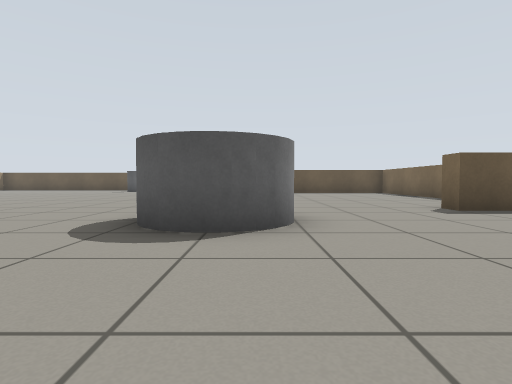
[1] (above)

16 first-person views from a walk through a world built for the Gazebo simulator. The camera is 0.51 m above the floor, tilts 2° down and sees 80° across. The floor is counted in squares, 1 m on a side. Each view is taken from the middle of a square. On the plan, view 1 faces up. The plan holds only what a view shows up to about 9 squares ahead; the rest is blank.

[2]
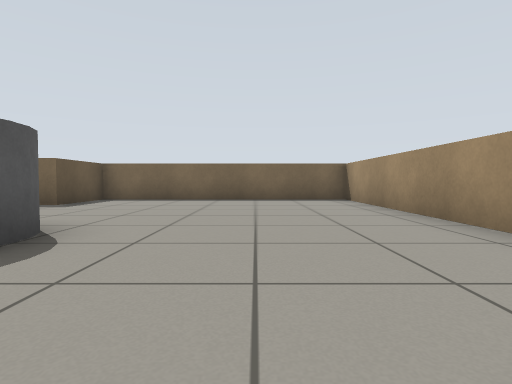

[3]
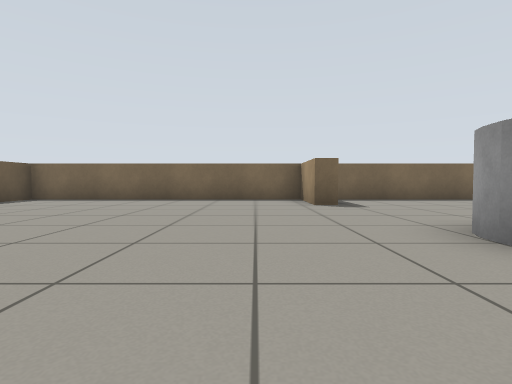

[4]
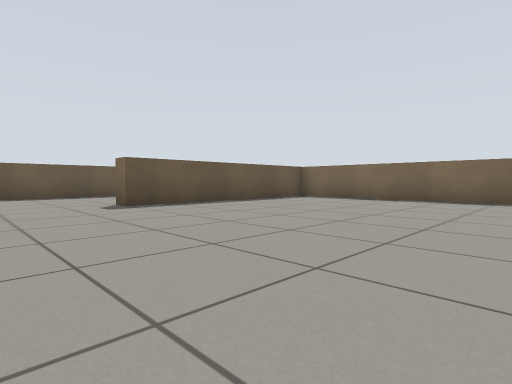

[5]
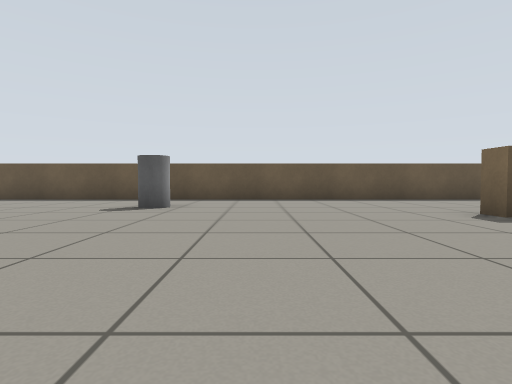

[6]
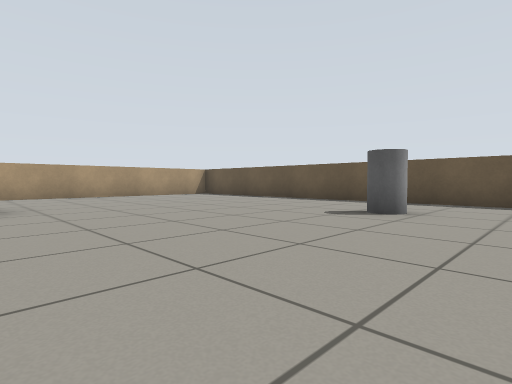

[7]
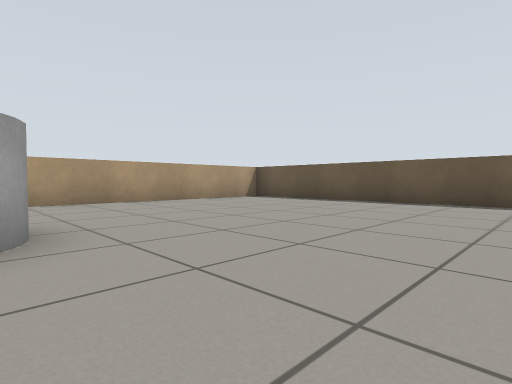

[8]
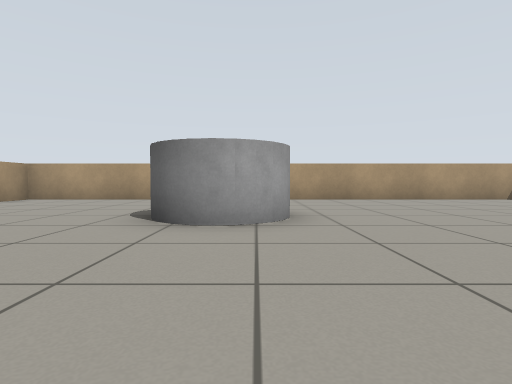

[9]
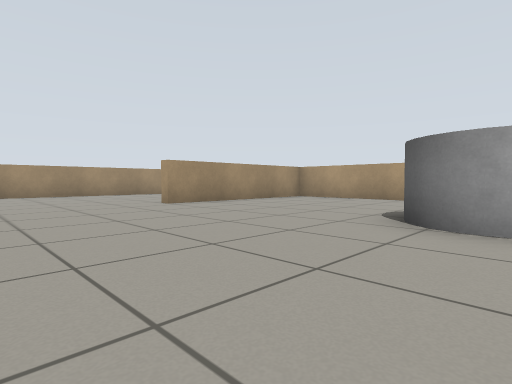

[10]
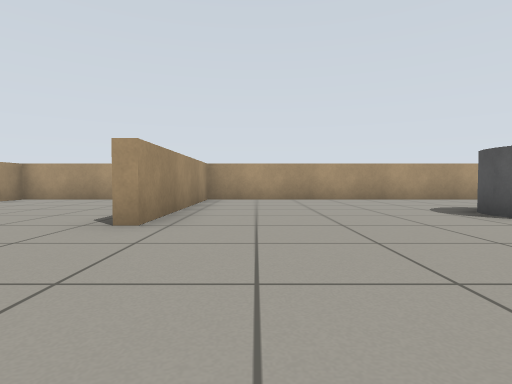

[11]
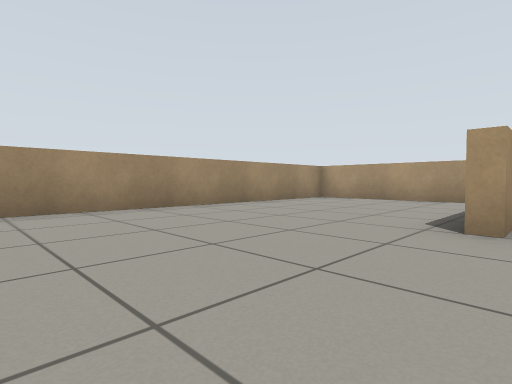

[12]
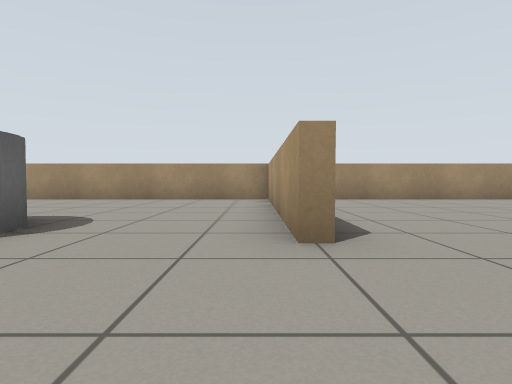

[13]
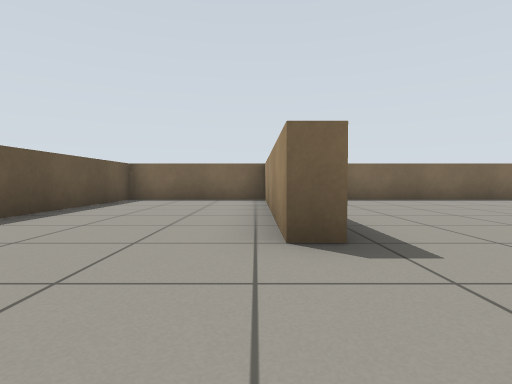

[14]
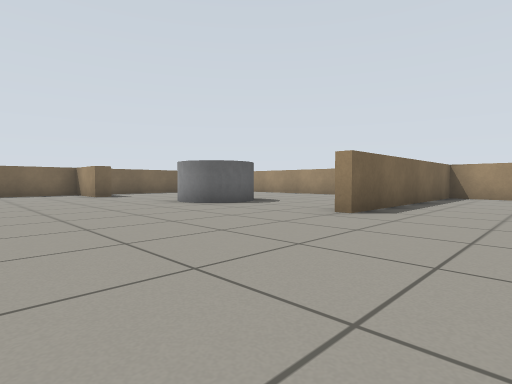

[15]
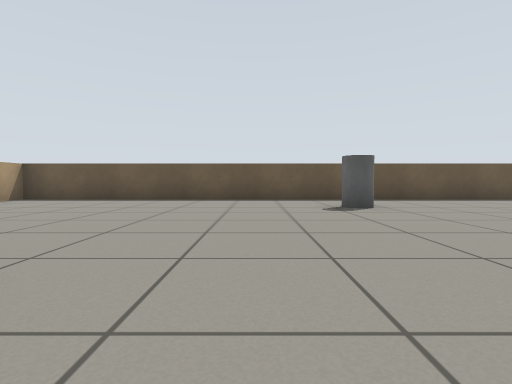

[16]
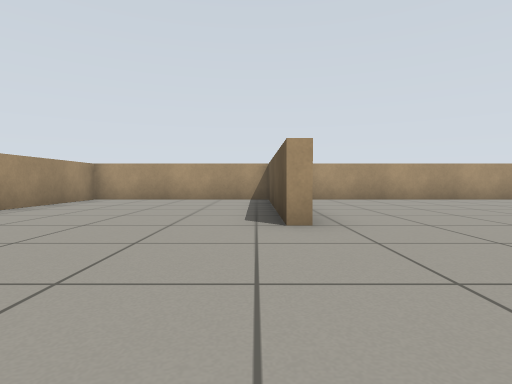

### Floor plan
Points are (right, up) in squares from view 1. A wall is a line through its corners. A room is listed if a view was taken in it or the views show most of it. See-through windows are left out.
Room 1 (views 1, 2, 3, 4, 5, 6, 7, 8, 9, 10, 11, 12, 13, 14, 15, 16)
walls: (-4.4, -1.5) (5.5, -1.5) (5.5, 5.2) (3.5, 5.2) (3.5, 5.7) (5.5, 5.7) (5.5, 13.2) (-0.5, 13.2) (-0.5, 13.7) (5.5, 13.7) (5.5, 17.5) (-14.5, 17.5) (-14.5, 3.7) (-9.5, 3.7) (-9.5, 3.4) (-14.1, 3.4); (-14.5, 3.4) (-14.5, -1.5) (-4.7, -1.5) (-4.7, 4.5) (-4.4, 4.5) (-4.4, -1.1)
objects: grey cylinder (-11, 9) to (-10, 10); grey cylinder (-6, 15); grey cylinder (-1, 3) to (0, 5)

Positions as (right, up) in squares from view 1, and headings:
1: (0, 0), facing up
2: (-3, 1), facing right
3: (-3, 7), facing right
4: (-3, 7), facing up-right
5: (-4, 9), facing up
6: (-4, 10), facing up-left
7: (-7, 10), facing up-left
8: (-6, 10), facing left
9: (-6, 10), facing down-left
10: (-6, 5), facing left
11: (-6, 4), facing down-left
12: (-4, 7), facing down
13: (-3, 14), facing right
14: (-7, 9), facing down-right
15: (-8, 9), facing up
16: (-6, 3), facing left
